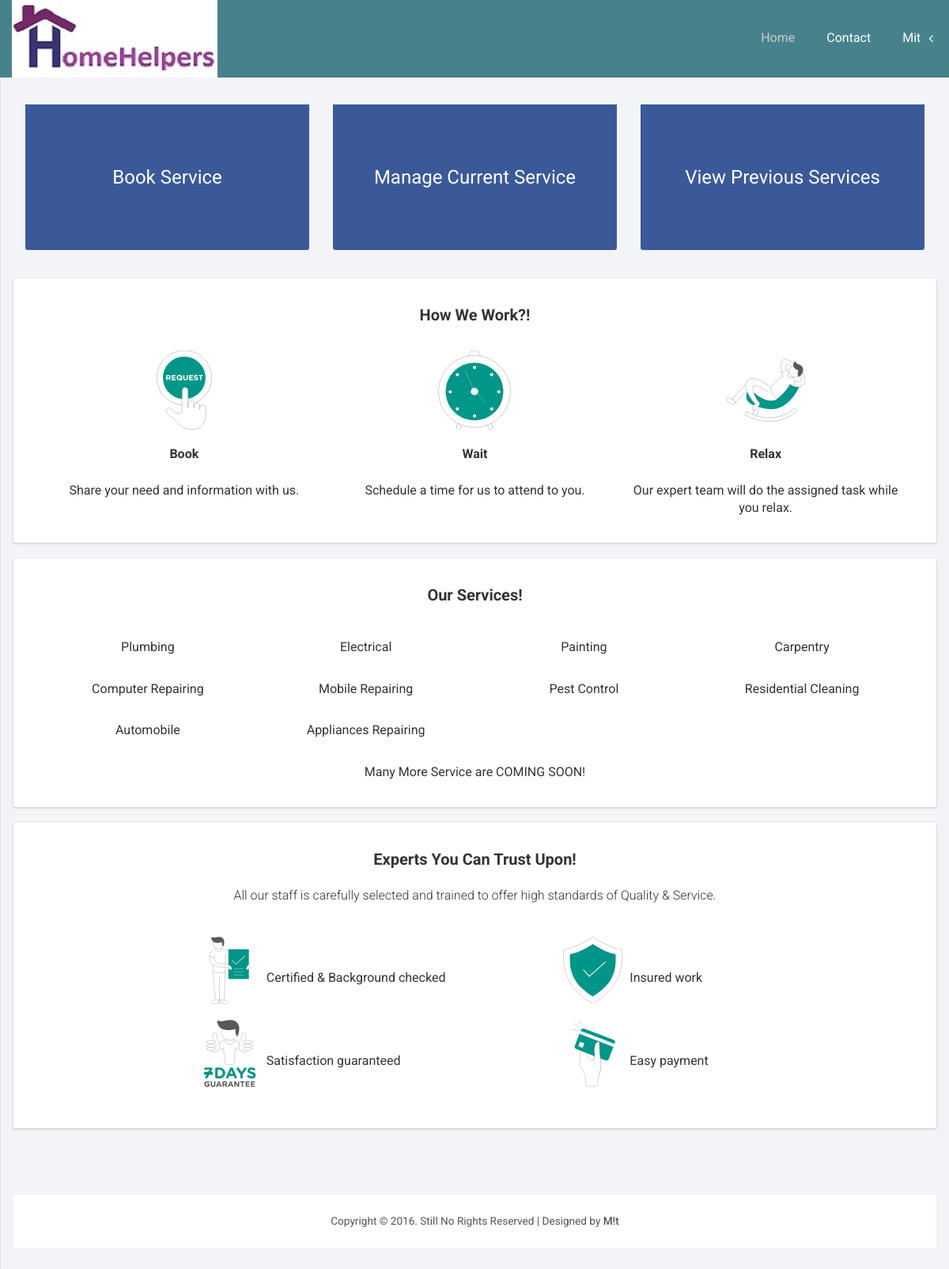
The app's page /User/index.php (signed in) with its own data.
### tables this page shows
CREATE TABLE IF NOT EXISTS `service_master` (
`Service_id` int(4) NOT NULL,
  `Service_name` varchar(32) NOT NULL,
  `Service_description` text,
  `Service_icon` varchar(64) DEFAULT NULL,
  `Service_fees` int(2) DEFAULT NULL,
  `Deleted` tinyint(1) NOT NULL DEFAULT '0'
);

### User/index.php (the view, shortened to what this page needs)
<!DOCTYPE HTML>
<html>
<?php
require_once("Navigation.php");
?>
<head>
</head>
<body>
<div id="wrapper">
    <div id="page-wrapper" style="margin-left: 0px; min-height: 399px;">
        <div class="graphs">
            <div class="xs" style="margin-top: 80px;">
            <div class="tab-content col_3">
                <div class="tab-pane active" id="horizontal-form">
                    <div class="col-lg-4 col-md-6 col-sm-12 col-xs-12">
                        <a class="tiles_info" href="Book_Service.php">
                            <div class="tiles-body fb2" style="padding-top: 75px;padding-bottom: 75px;margin-top: 20px;margin-bottom: 20px;">
                                <div class="text-center" style="font-size: 24px;">Book Service</div>
                            </div>
                        </a>
                    </div>
                    <div class="col-lg-4 col-md-6 col-sm-12 col-xs-12">
                        <a class="tiles_info" href="MCService.php">
                            <div class="tiles-body fb2" style="padding-top: 75px;padding-bottom: 75px;margin-top: 20px;margin-bottom: 20px;">
                                <div class="text-center" style="font-size: 24px;">Manage Current Service</div>
                            </div>
                        </a>
                    </div>
                    <div class="col-lg-4 col-md-12 col-sm-12 col-xs-12">
                        <a class="tiles_info" href="VPServices.php">
                            <div class="tiles-body fb2" style="padding-top: 75px;padding-bottom: 75px;margin-top: 20px;margin-bottom: 20px;">
                                <div class="text-center" style="font-size: 24px;">View Previous Services</div>
                            </div>
                        </a>
                    </div>
                </div>
            </div>
            <div class="col_1">
                <div class="col-md-12 span_3">
                    <div class="bs-example1" data-example-id="contextual-table" style="height: auto;margin-bottom: 20px;">
                        <center style="margin-bottom: 30px; font-size: 20px;"><b>How We Work?!</b></center>
                        <div class="col-md-4" align="center">
                            <img src="../images/book.svg" width="100px" style="margin-bottom: 20px;"><br>
                            <strong>Book</strong> <br><br>Share your need and information with us.
                        </div>
                        <div class="col-md-4" align="center">
                            <img src="../images/schedule.svg" width="100px" style="margin-bottom: 20px;"><br>
                            <strong>Wait</strong> <br><br>Schedule a time for us to attend to you.
                        </div>
                        <div class="col-md-4" align="center">
                            <img src="../images/relax.svg" width="100px" style="margin-bottom: 20px;"><br>
                            <strong>Relax</strong> <br><br>Our expert team will do the assigned task while you relax.
                        </div>
                        <div class="clearfix"></div>
                    </div>
                </div>
            </div>
            <div class="col_3">
                <div class="col-md-12 span_3">
                    <div class="bs-example1" data-example-id="contextual-table" style="height: auto;margin-bottom: 20px;">
                        <center style="margin-bottom: 40px; font-size: 20px;"><b>Our Services!</b></center>
                        <?php
                        $selectSQL = "SELECT * FROM `service_master` where Deleted=0 ORDER BY `Service_id`";
                        if( !( $selectRes = mysql_query( $selectSQL ) ) ){
                            echo 'Retrieval of data from Database Failed - #'.mysql_errno().': '.mysql_error();
                        }
                        else {
                            if (mysql_num_rows($selectRes) == 0) {
                                echo 'No Rows Returned';
                            } else {
                                while ($row = mysql_fetch_assoc($selectRes)) {
                                    echo '<div class="col-md-3" align="center" style="margin-bottom: 30px;">';
                                    echo "{$row['Service_name']}";
                                    echo '</div>';
                                }
                            }
                        }
                        ?>
                        <div class="col-md-12"><center>Many More Service are COMING SOON!</center></div>
                        <div class="clearfix"></div>
                    </div>
                </div>
            </div>
            <div class="col_1">
                <div class="col-md-12 span_3">
                    <div class="bs-example1" data-example-id="contextual-table" style="height: auto;margin-bottom: 20px;">
                        <center style="margin-bottom: 20px; font-size: 20px;"><b>Experts You Can Trust Upon!</b></center>
                        <center style="margin-bottom: 40px;font-weight: 300">All our staff is carefully selected and trained to offer high standards of Quality & Service.</center>
                        <div class="col-md-2"> </div>
                        <div class="col-md-4" align="">
                            <img src="../images/u1.svg" width="85px" style="margin-bottom: 20px;">
                            Certified & Background checked
                        </div>
                        <div class="col-md-1"> </div>
                        <div class="col-md-5">
                            <img src="../images/u2.svg" width="85px" style="margin-bottom: 20px;">
                            Insured work
                        </div>
                        <div class="col-md-2"> </div>
                        <div class="col-md-4">
                            <img src="../images/u3.svg" width="85px" style="margin-bottom: 20px;">
                            Satisfaction guaranteed
                        </div>
                        <div class="col-md-1"> </div>
                        <div class="col-md-5">
                            <img src="../images/u4.svg" width="85px" style="margin-bottom: 20px;">
                            Easy payment
                        </div>
                        <div class="clearfix"></div>
                    </div>
                </div>
            </div>
            <div class="copy_layout">
                <p>Copyright © 2016. Still No Rights Reserved | Designed by <b style="font-weight: 500">M!t</b> </p>
            </div>
        </div>
        </div>
    </div>
</div>
</body>
</html>

### User/Navigation.php (shortened to what this page needs)
<head>
    <link href="../css/bootstrap.min.css" rel='stylesheet' type='text/css' />
    <link href="../css/style.css" rel='stylesheet' type='text/css' />
    <link href="../css/font-awesome.css" rel="stylesheet">
    <link href="../css/custom.css" rel="stylesheet">
</head>
<nav class="top1 navbar navbar-default navbar-static-top" role="navigation" style="margin-bottom: 0;border-bottom-width: 0px;height: 98px;position: fixed;right: 0;left: 0;z-index: 1030;top: 0;">
    <div class="navbar-header">
        <a class="navbar-brand" href="index.php" style="padding-top: 0px;"><img src="../images/logo.jpeg"></a>
    </div>
    <ul class="nav navbar-nav navbar-right">
        <li>
            <a href="index.php" aria-expanded="false" style="display: block;margin-top: 20px;margin-right: 20px;<?php if(basename($_SERVER['PHP_SELF'])=="index.php"){ echo "color: #CCCCCC";}?>">
                Home
            </a>
        </li>
        <li>
            <a href="Feedback.php" aria-expanded="false" style="display: block;margin-top: 20px;margin-right: 20px;<?php if(basename($_SERVER['PHP_SELF'])=="Feedback.php"){ echo "color: #CCCCCC";}?>">
                Contact
            </a>
        </li>
        <li class="dropdown sidebar" style="margin-top: 20px;width: auto;">
            <a href="#" class="dropdown-toggle avatar" data-toggle="dropdown" style="width: auto; padding-left: auto;"><?php echo $_SESSION["First_name"];?><span class="fa arrow" style="margin-top: 20px;margin-left: 10px;"></span></a>
        </li>
    </ul>
</nav>

### css/style.css (style rules this page uses)
ul, ol { margin: 0; }
p { margin: 0; }
html, body { font-family: 'Roboto', sans-serif; font-size: 100%; background:#000; overflow-x: hidden; }
body a { transition:0.5s all; -webkit-transition:0.5s all; -moz-transition:0.5s all; -o-transition:0.5s all; -ms-transition:0.5s all; }
.navbar .navbar-nav li a { padding: 0 10px; line-height: 56px; position: relative; }
.but_list, .tab-content { margin:1.5em 0 0 0; }
nav.top1.navbar.navbar-default.navbar-static-top { background-color: rgba(71, 130, 139, 1); font-family: 'Roboto', sans-serif; }
.navbar-default .navbar-brand { color: #fff !important; font-size: 30px; font-weight: 500; }
.navbar-right { margin-right: 10px !important; }
.navbar-right li { display:inline-block; }
ul.nav.navbar-nav.navbar-right { height: 51px; }
.col_3 { margin-bottom:1em; }
.span_3 { padding:0; }
.col_1 { margin:1em 0 0 0; }
.tiles_info { color: #fff!important; }
a.tiles_info, a.shortcut-tiles { background: 0 0; }
.tiles-body { text-align:center; }
.tiles_info, .shortcut-tiles { display: block; border-radius: 3px; -webkit-border-radius: 3px; -moz-border-radius: 3px; -o-border-radius: 3px; }
.tiles_info .tiles-body { font-size: 32px; border-bottom-right-radius: 3px; border-bottom-left-radius: 3px; padding: 19px 15px; }
.fb2 { background: #3b5998; }
.copy p, .copy_layout p { font-size:0.85em; color:#555; }
.map_container, #chart, .span_6, .col_2, .weather_list, .cal1, .skills-info, .stats-info, .r3_counter_box, .activity_box, .bs-example1, .cloud, .copy { -ms-box-shadow: 0 1px 3px 0px rgba(0, 0, 0, 0.2); -o-box-shadow: 0 1px 3px 0px rgba(0, 0, 0, 0.2); -moz-box-shadow: 0 1px 3px 0px rgba(0, 0, 0, 0.2); -webkit-box-shadow: 0 1px 3px 0px rgba(0, 0, 0, 0.2); box-shadow: 0 1px 3px 0px rgba(0, 0, 0, 0.2); }
.graphs { padding: 2em 1em; background: #f2f4f8; font-family: 'Roboto', sans-serif; }
.tab-content > .active { display: block; visibility: visible; }
.bs-example1 { background:#fff; padding:2em; }
.copy_layout { padding:1.5em 0; background:#fff; text-align:center; margin: 4em 0 0em 0; }

### css/custom.css (style rules this page uses)
#wrapper { width: 100%; }
#page-wrapper { min-height: 568px; background-color: #fff; }
@media (min-width:768px) { #page-wrapper { position: inherit; margin: 0 0 0 250px; border-left: 1px solid #e7e7e7; } }
.sidebar .arrow { float: right; }
.sidebar .fa.arrow:before { content: "\f104"; }
@media (min-width:768px) { .sidebar { z-index: 1; position: absolute; width: 250px; margin-top: 51px; } }

### records on screen
service_master: Service_name "Plumbing"
service_master: Service_name "Electrical"
service_master: Service_name "Painting"
service_master: Service_name "Carpentry"
service_master: Service_name "Computer Repairing"
service_master: Service_name "Mobile Repairing"
service_master: Service_name "Pest Control"
service_master: Service_name "Residential Cleaning"
service_master: Service_name "Automobile"
service_master: Service_name "Appliances Repairing"

### other values on screen
$_SESSION["First_name"] "Mit"
